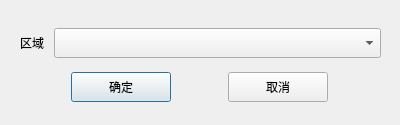
<?xml version="1.0" encoding="UTF-8"?>
<ui version="4.0">
 <class>QSettingDialog</class>
 <widget class="QDialog" name="QSettingDialog">
  <property name="geometry">
   <rect>
    <x>0</x>
    <y>0</y>
    <width>400</width>
    <height>125</height>
   </rect>
  </property>
  <property name="windowTitle">
   <string>Dialog</string>
  </property>
  <widget class="QWidget" name="mainWidget" native="true">
   <property name="geometry">
    <rect>
     <x>20</x>
     <y>20</y>
     <width>361</width>
     <height>91</height>
    </rect>
   </property>
   <layout class="QGridLayout" name="gridLayout">
    <item row="0" column="0">
     <layout class="QHBoxLayout" name="horizontalLayout">
      <property name="spacing">
       <number>10</number>
      </property>
      <item>
       <widget class="QLabel" name="label">
        <property name="text">
         <string>区域</string>
        </property>
       </widget>
      </item>
      <item>
       <widget class="QComboBox" name="languagecomb">
        <property name="sizePolicy">
         <sizepolicy hsizetype="Expanding" vsizetype="Fixed">
          <horstretch>0</horstretch>
          <verstretch>0</verstretch>
         </sizepolicy>
        </property>
        <property name="minimumSize">
         <size>
          <width>0</width>
          <height>30</height>
         </size>
        </property>
        <property name="maximumSize">
         <size>
          <width>16777215</width>
          <height>30</height>
         </size>
        </property>
       </widget>
      </item>
     </layout>
    </item>
    <item row="1" column="0">
     <layout class="QHBoxLayout" name="horizontalLayout_2">
      <item>
       <widget class="QPushButton" name="confirmBtn">
        <property name="minimumSize">
         <size>
          <width>100</width>
          <height>30</height>
         </size>
        </property>
        <property name="maximumSize">
         <size>
          <width>100</width>
          <height>30</height>
         </size>
        </property>
        <property name="text">
         <string>确定</string>
        </property>
       </widget>
      </item>
      <item>
       <widget class="QPushButton" name="cancelBtn">
        <property name="minimumSize">
         <size>
          <width>100</width>
          <height>30</height>
         </size>
        </property>
        <property name="maximumSize">
         <size>
          <width>100</width>
          <height>30</height>
         </size>
        </property>
        <property name="text">
         <string>取消</string>
        </property>
       </widget>
      </item>
     </layout>
    </item>
   </layout>
  </widget>
 </widget>
 <resources/>
 <connections/>
</ui>
